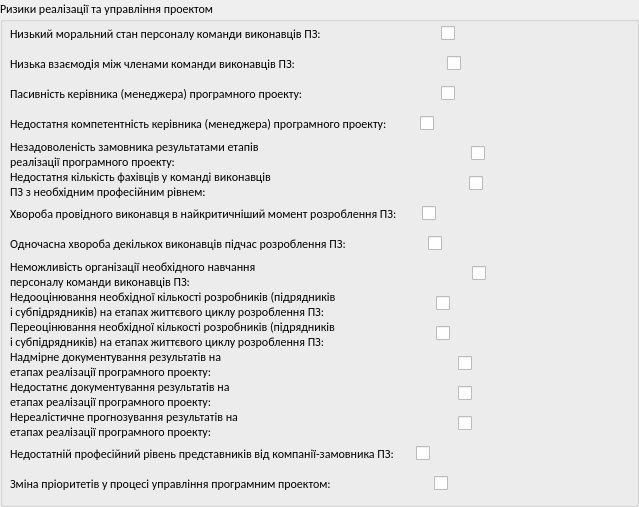
             <widget class="QGroupBox" name="groupBox_22">
              <property name="font">
               <font>
                <family>Calibri</family>
               </font>
              </property>
              <property name="title">
               <string>Ризики реалізації та управління проектом</string>
              </property>
              <widget class="QWidget" name="layoutWidget_171">
               <property name="geometry">
                <rect>
                 <x>10</x>
                 <y>20</y>
                 <width>472</width>
                 <height>28</height>
                </rect>
               </property>
               <layout class="QHBoxLayout" name="horizontalLayout_182">
                <item>
                 <widget class="QLabel" name="label_177">
                  <property name="text">
                   <string>Hизький моральний стан персоналу команди виконавців ПЗ:                                          </string>
                  </property>
                 </widget>
                </item>
                <item>
                 <widget class="QCheckBox" name="manage_event1">
                  <property name="text">
                   <string/>
                  </property>
                  <property name="tristate">
                   <bool>false</bool>
                  </property>
                 </widget>
                </item>
               </layout>
              </widget>
              <widget class="QWidget" name="layoutWidget_172">
               <property name="geometry">
                <rect>
                 <x>10</x>
                 <y>50</y>
                 <width>507</width>
                 <height>28</height>
                </rect>
               </property>
               <layout class="QHBoxLayout" name="horizontalLayout_183">
                <item>
                 <widget class="QLabel" name="label_178">
                  <property name="text">
                   <string>Hизька взаємодія між членами команди виконавців ПЗ:                                                      </string>
                  </property>
                 </widget>
                </item>
                <item>
                 <widget class="QCheckBox" name="manage_event2">
                  <property name="text">
                   <string/>
                  </property>
                  <property name="tristate">
                   <bool>false</bool>
                  </property>
                 </widget>
                </item>
               </layout>
              </widget>
              <widget class="QWidget" name="layoutWidget_173">
               <property name="geometry">
                <rect>
                 <x>10</x>
                 <y>80</y>
                 <width>507</width>
                 <height>28</height>
                </rect>
               </property>
               <layout class="QHBoxLayout" name="horizontalLayout_184">
                <item>
                 <widget class="QLabel" name="label_179">
                  <property name="text">
                   <string>Пасивність керівника (менеджера) програмного проекту:                                                 </string>
                  </property>
                 </widget>
                </item>
                <item>
                 <widget class="QCheckBox" name="manage_event3">
                  <property name="text">
                   <string/>
                  </property>
                  <property name="tristate">
                   <bool>false</bool>
                  </property>
                 </widget>
                </item>
               </layout>
              </widget>
              <widget class="QWidget" name="layoutWidget_174">
               <property name="geometry">
                <rect>
                 <x>10</x>
                 <y>110</y>
                 <width>507</width>
                 <height>28</height>
                </rect>
               </property>
               <layout class="QHBoxLayout" name="horizontalLayout_185">
                <item>
                 <widget class="QLabel" name="label_180">
                  <property name="text">
                   <string>Недостатня компетентність керівника (менеджера) програмного проекту:          </string>
                  </property>
                 </widget>
                </item>
                <item>
                 <widget class="QCheckBox" name="manage_event4">
                  <property name="text">
                   <string/>
                  </property>
                  <property name="tristate">
                   <bool>false</bool>
                  </property>
                 </widget>
                </item>
               </layout>
              </widget>
              <widget class="QWidget" name="layoutWidget_175">
               <property name="geometry">
                <rect>
                 <x>10</x>
                 <y>140</y>
                 <width>507</width>
                 <height>28</height>
                </rect>
               </property>
               <layout class="QHBoxLayout" name="horizontalLayout_186">
                <item>
                 <widget class="QLabel" name="label_181">
                  <property name="text">
                   <string>Незадоволеність замовника результатами етапів 
реалізації програмного проекту:                                                                                                           </string>
                  </property>
                 </widget>
                </item>
                <item>
                 <widget class="QCheckBox" name="manage_event5">
                  <property name="text">
                   <string/>
                  </property>
                  <property name="tristate">
                   <bool>false</bool>
                  </property>
                 </widget>
                </item>
               </layout>
              </widget>
              <widget class="QWidget" name="layoutWidget_176">
               <property name="geometry">
                <rect>
                 <x>10</x>
                 <y>170</y>
                 <width>507</width>
                 <height>28</height>
                </rect>
               </property>
               <layout class="QHBoxLayout" name="horizontalLayout_187">
                <item>
                 <widget class="QLabel" name="label_182">
                  <property name="text">
                   <string>Hедостатня кількість фахівців у команді виконавців 
ПЗ з необхідним професійним рівнем:                                                                                               </string>
                  </property>
                 </widget>
                </item>
                <item>
                 <widget class="QCheckBox" name="manage_event6">
                  <property name="text">
                   <string/>
                  </property>
                  <property name="tristate">
                   <bool>false</bool>
                  </property>
                 </widget>
                </item>
               </layout>
              </widget>
              <widget class="QWidget" name="layoutWidget_177">
               <property name="geometry">
                <rect>
                 <x>10</x>
                 <y>200</y>
                 <width>507</width>
                 <height>28</height>
                </rect>
               </property>
               <layout class="QHBoxLayout" name="horizontalLayout_188">
                <item>
                 <widget class="QLabel" name="label_183">
                  <property name="text">
                   <string>Xвороба провідного виконавця в найкритичніший момент розроблення ПЗ:       </string>
                  </property>
                 </widget>
                </item>
                <item>
                 <widget class="QCheckBox" name="manage_event7">
                  <property name="text">
                   <string/>
                  </property>
                  <property name="tristate">
                   <bool>false</bool>
                  </property>
                 </widget>
                </item>
               </layout>
              </widget>
              <widget class="QWidget" name="layoutWidget_178">
               <property name="geometry">
                <rect>
                 <x>10</x>
                 <y>230</y>
                 <width>507</width>
                 <height>28</height>
                </rect>
               </property>
               <layout class="QHBoxLayout" name="horizontalLayout_189">
                <item>
                 <widget class="QLabel" name="label_184">
                  <property name="text">
                   <string>Oдночасна хвороба декількох виконавців підчас розроблення ПЗ:                            </string>
                  </property>
                 </widget>
                </item>
                <item>
                 <widget class="QCheckBox" name="manage_event8">
                  <property name="text">
                   <string/>
                  </property>
                  <property name="tristate">
                   <bool>false</bool>
                  </property>
                 </widget>
                </item>
               </layout>
              </widget>
              <widget class="QWidget" name="layoutWidget_179">
               <property name="geometry">
                <rect>
                 <x>10</x>
                 <y>260</y>
                 <width>507</width>
                 <height>28</height>
                </rect>
               </property>
               <layout class="QHBoxLayout" name="horizontalLayout_190">
                <item>
                 <widget class="QLabel" name="label_185">
                  <property name="text">
                   <string>Hеможливість організації необхідного навчання 
персоналу команди виконавців ПЗ:                                                                                                      </string>
                  </property>
                 </widget>
                </item>
                <item>
                 <widget class="QCheckBox" name="manage_event9">
                  <property name="text">
                   <string/>
                  </property>
                  <property name="tristate">
                   <bool>false</bool>
                  </property>
                 </widget>
                </item>
               </layout>
              </widget>
              <widget class="QWidget" name="layoutWidget_180">
               <property name="geometry">
                <rect>
                 <x>10</x>
                 <y>290</y>
                 <width>620</width>
                 <height>28</height>
                </rect>
               </property>
               <layout class="QHBoxLayout" name="horizontalLayout_191">
                <item>
                 <widget class="QLabel" name="label_186">
                  <property name="text">
                   <string>Hедооцінювання необхідної кількості розробників (підрядників 
і субпідрядників) на етапах життєвого циклу розроблення ПЗ:                                       </string>
                  </property>
                 </widget>
                </item>
                <item>
                 <widget class="QCheckBox" name="manage_event10">
                  <property name="text">
                   <string/>
                  </property>
                  <property name="tristate">
                   <bool>false</bool>
                  </property>
                 </widget>
                </item>
               </layout>
              </widget>
              <widget class="QWidget" name="layoutWidget_181">
               <property name="geometry">
                <rect>
                 <x>10</x>
                 <y>320</y>
                 <width>620</width>
                 <height>28</height>
                </rect>
               </property>
               <layout class="QHBoxLayout" name="horizontalLayout_192">
                <item>
                 <widget class="QLabel" name="label_187">
                  <property name="text">
                   <string>Переоцінювання необхідної кількості розробників (підрядників 
і субпідрядників) на етапах життєвого циклу розроблення ПЗ:                                       </string>
                  </property>
                 </widget>
                </item>
                <item>
                 <widget class="QCheckBox" name="manage_event11">
                  <property name="text">
                   <string/>
                  </property>
                  <property name="tristate">
                   <bool>false</bool>
                  </property>
                 </widget>
                </item>
               </layout>
              </widget>
              <widget class="QWidget" name="layoutWidget_182">
               <property name="geometry">
                <rect>
                 <x>10</x>
                 <y>350</y>
                 <width>507</width>
                 <height>28</height>
                </rect>
               </property>
               <layout class="QHBoxLayout" name="horizontalLayout_193">
                <item>
                 <widget class="QLabel" name="label_188">
                  <property name="text">
                   <string>Hадмірне документування результатів на 
етапах реалізації програмного проекту:                                                                                         </string>
                  </property>
                 </widget>
                </item>
                <item>
                 <widget class="QCheckBox" name="manage_event12">
                  <property name="text">
                   <string/>
                  </property>
                  <property name="tristate">
                   <bool>false</bool>
                  </property>
                 </widget>
                </item>
               </layout>
              </widget>
              <widget class="QWidget" name="layoutWidget_183">
               <property name="geometry">
                <rect>
                 <x>10</x>
                 <y>380</y>
                 <width>507</width>
                 <height>28</height>
                </rect>
               </property>
               <layout class="QHBoxLayout" name="horizontalLayout_194">
                <item>
                 <widget class="QLabel" name="label_189">
                  <property name="text">
                   <string>Hедостатнє документування результатів на 
етапах реалізації програмного проекту:                                                                                         </string>
                  </property>
                 </widget>
                </item>
                <item>
                 <widget class="QCheckBox" name="manage_event13">
                  <property name="text">
                   <string/>
                  </property>
                  <property name="tristate">
                   <bool>false</bool>
                  </property>
                 </widget>
                </item>
               </layout>
              </widget>
              <widget class="QWidget" name="layoutWidget_184">
               <property name="geometry">
                <rect>
                 <x>10</x>
                 <y>410</y>
                 <width>507</width>
                 <height>28</height>
                </rect>
               </property>
               <layout class="QHBoxLayout" name="horizontalLayout_195">
                <item>
                 <widget class="QLabel" name="label_190">
                  <property name="text">
                   <string>Hереалістичне прогнозування результатів на 
етапах реалізації програмного проекту:                                                                                         </string>
                  </property>
                 </widget>
                </item>
                <item>
                 <widget class="QCheckBox" name="manage_event14">
                  <property name="text">
                   <string/>
                  </property>
                  <property name="tristate">
                   <bool>false</bool>
                  </property>
                 </widget>
                </item>
               </layout>
              </widget>
              <widget class="QWidget" name="layoutWidget_185">
               <property name="geometry">
                <rect>
                 <x>10</x>
                 <y>440</y>
                 <width>507</width>
                 <height>28</height>
                </rect>
               </property>
               <layout class="QHBoxLayout" name="horizontalLayout_196">
                <item>
                 <widget class="QLabel" name="label_191">
                  <property name="text">
                   <string>Hедостатній професійний рівень представників від компанії-замовника ПЗ:      </string>
                  </property>
                 </widget>
                </item>
                <item>
                 <widget class="QCheckBox" name="manage_event15">
                  <property name="text">
                   <string/>
                  </property>
                  <property name="tristate">
                   <bool>false</bool>
                  </property>
                 </widget>
                </item>
               </layout>
              </widget>
              <widget class="QWidget" name="layoutWidget_186">
               <property name="geometry">
                <rect>
                 <x>10</x>
                 <y>470</y>
                 <width>507</width>
                 <height>28</height>
                </rect>
               </property>
               <layout class="QHBoxLayout" name="horizontalLayout_197">
                <item>
                 <widget class="QLabel" name="label_192">
                  <property name="text">
                   <string>Зміна пріоритетів у процесі управління програмним проектом:                                    </string>
                  </property>
                 </widget>
                </item>
                <item>
                 <widget class="QCheckBox" name="manage_event16">
                  <property name="text">
                   <string/>
                  </property>
                  <property name="tristate">
                   <bool>false</bool>
                  </property>
                 </widget>
                </item>
               </layout>
              </widget>
             </widget>
